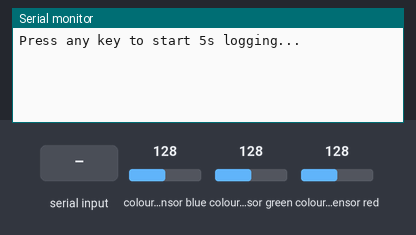
Recording of a sketch running on a simulated Arduino Uno, built with avr-gcc and run on an emulated ATmega328P. Shown: the last lines printed to the serial monitor. Inputs (shaded band) come from the test bench; at power-on: colour sensor blue 128, colour sensor green 128, colour sensor red 128.

Above: at 1.2 s.
1.3 s: "1" received over Serial
At 1.57 s:
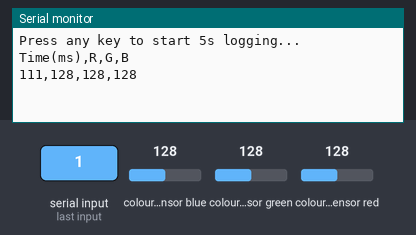
2.9 s: colour sensor blue set to 5
At 3.05 s:
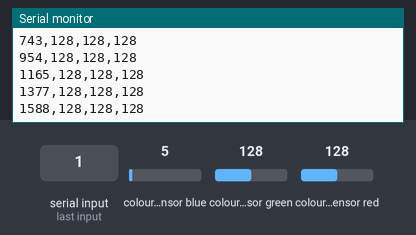
4.4 s: colour sensor green set to 5
At 7.2 s:
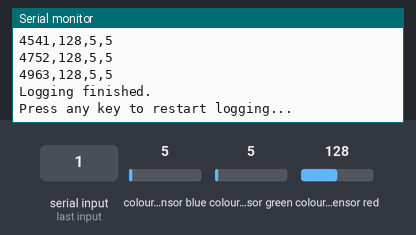
7.4 s: "0" received over Serial
At 7.51 s:
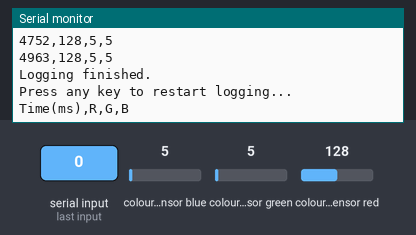
8.9 s: colour sensor red set to 5
At 8.94 s:
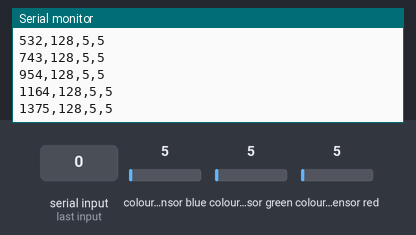
Timing chart, 0 to 11.4 s (numbered marks = the images above; inputs shaded):
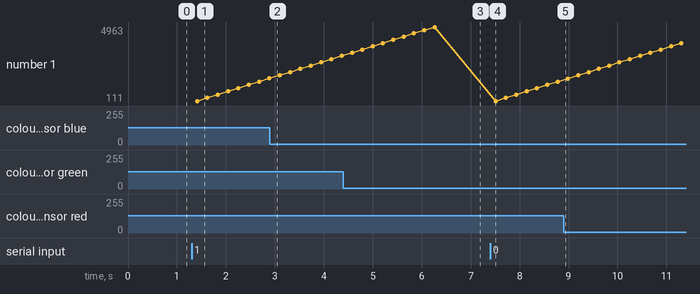

Measured:
- after the input at 1.3 s, the serial monitor: prints a new line at once (image 1)
- after the input at 4.4 s, the serial monitor: prints a new line after 0.18 s (image 3)
- after the input at 7.4 s, the serial monitor: prints a new line at once (image 4)
- plotted number 1: 1588 → 3065 after the input at 2.9 s, 3065 → 4963 after the input at 4.4 s, 4963 → 1375 after the input at 7.4 s, 1375 → 3905 after the input at 8.9 s

The sketch:

rawdatagen.ino
```cpp
#include <Wire.h>
#include "Adafruit_TCS34725.h"

// TCS34725 color sensor object
Adafruit_TCS34725 tcs = Adafruit_TCS34725(
    TCS34725_INTEGRATIONTIME_50MS,
    TCS34725_GAIN_4X
);

bool logging = false;          // flag to start/stop logging
unsigned long startTime = 0;   // time when logging starts

void setup() {
  Serial.begin(115200);

  if (!tcs.begin()) {
    Serial.println("No TCS34725 found");
    while (1);
  }

  Serial.println("Press any key to start 5s logging...");
}

void loop() {
  // Wait for key press to start logging
  if (!logging && Serial.available() > 0) {
    Serial.read();  // clear the key press
    Serial.println("Time(ms),R,G,B");  // CSV header
    logging = true;
    startTime = millis();
  }

  if (logging) {
    if (millis() - startTime <= 5000) {  // log for 5 seconds
      float red, green, blue;

      tcs.setInterrupt(false);   // turn on sensor LED
      delay(60);                 // wait for reading
      tcs.getRGB(&red, &green, &blue);
      tcs.setInterrupt(true);    // turn off sensor LED

      // Print CSV format
      Serial.print(millis() - startTime);
      Serial.print(",");
      Serial.print((int)red);
      Serial.print(",");
      Serial.print((int)green);
      Serial.print(",");
      Serial.println((int)blue);

      delay(100);  // sample rate ~10Hz
    } else {
      Serial.println("Logging finished.");
      logging = false;  // stop logging until another key press
      Serial.println("Press any key to restart logging...");
    }
  }
}
```
